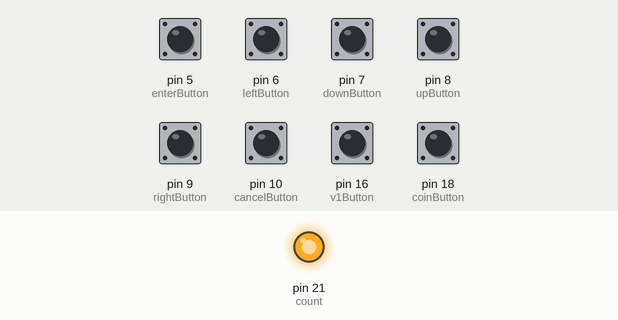
A sketch run on a simulated Arduino Leonardo, built with avr-gcc and run on an emulated ATmega32U4. Parts: output pins drawn as LEDs (lit = HIGH). Inputs (shaded band) come from the test bench; at power-on: pin 5 (enterButton), pin 6 (leftButton), pin 7 (downButton), pin 8 (upButton), pin 9 (rightButton), pin 10 (cancelButton), pin 16 (v1Button), pin 18 (coinButton) HIGH. USB keyboard and mouse output is not drawn.

Above: at 1.2 s.
1.3 s: pin 18 (coinButton) pulled LOW for 0.15 s
At 1.42 s:
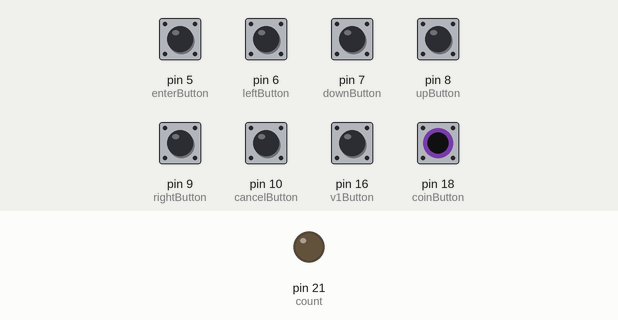
Timing chart, 0 to 4.3 s (numbered marks = the images above; inputs shaded):
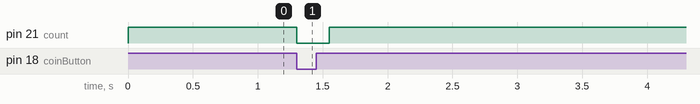

Measured:
- after the input at 1.3 s, pin 21 (count): HIGH → LOW at once, → HIGH 0.25 s later

The sketch:

INTERFACE_DIVERSON_V5.ino
```cpp
//Programa: Interface Diversom USB V4
//Autor: Paulo Andre e Vitor Gabriel
//Data: 11/01/2021.
//Atualizado: 16/04/2024.

#include <Keyboard.h>

// botoes selecionados:
const int coinButton = 18;
const int leftButton = 6;
const int downButton = 7;
const int upButton = 8;
const int rightButton = 9;
const int enterButton = 5;
const int cancelButton = 10;
const int v1Button = 16;
const int v2Button = 10;
const int count = 21;

bool segurando = false;

void setup() { // botoes estados:
  pinMode(coinButton, INPUT_PULLUP);
  pinMode(leftButton, INPUT_PULLUP);
  pinMode(downButton, INPUT_PULLUP);
  pinMode(upButton, INPUT_PULLUP);
  pinMode(rightButton, INPUT_PULLUP);
  pinMode(enterButton, INPUT_PULLUP);
  pinMode(cancelButton, INPUT_PULLUP);
  pinMode(v1Button, INPUT_PULLUP);
  pinMode(v2Button, INPUT_PULLUP);
  pinMode(count, OUTPUT);

  digitalWrite(count, HIGH);

  Serial.begin(9600);

  Keyboard.begin();
}

void loop() {
 //Função dos botões:

  //Credito
  if (digitalRead(coinButton) == LOW)
  {
    Keyboard.write(223);

    digitalWrite(count, LOW);

    while (!digitalRead(coinButton)){

    }

    delay (100);
    digitalWrite(count, HIGH);
  }

 //Seta Esquerda
  if (digitalRead(leftButton) == LOW)
  {
    Keyboard.write(KEY_DELETE);
    delay (300);
  }

  //Seta Baixo
  if (digitalRead(downButton) == LOW)
  {
    Keyboard.write(KEY_DOWN_ARROW);
     delay (300);
  }

  //Seta Cima
  if (digitalRead(upButton) == LOW)
  {
     Keyboard.write(KEY_UP_ARROW);
     delay (300);
  }

  //Seta Direita
  if (digitalRead(rightButton) == LOW)
  {
    Keyboard.write(KEY_INSERT);
    delay (300);
  }

  //Tocar
  if (digitalRead(enterButton) == LOW & segurando == false)
  {
    Keyboard.write(KEY_RETURN);
    segurando = true;
    delay(300);
  }
  if (digitalRead(enterButton) == HIGH)
  {
    segurando = false;
  }

  //Cancelar
  if (digitalRead(cancelButton) == LOW)
  {
    Keyboard.write(KEY_F8);
    delay (400);
  }

  //Volume menos (-)
  if (digitalRead (v1Button) == LOW)
  {
    Keyboard.write(KEY_F10);
    delay (300);
  }

 //Volume mais (+)
  if (digitalRead(v2Button) == LOW)
  {
    Keyboard.write(KEY_F9);
    delay (300);
  }

}
```
